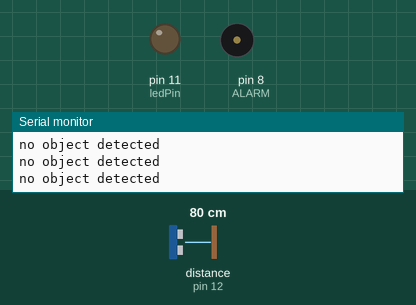
Bench run of a sketch on a simulated Arduino Uno, built with avr-gcc and run on an emulated ATmega328P. Parts: output pins drawn as LEDs (lit = HIGH), buzzer (waves = sounding), the last lines printed to the serial monitor. Wiring (inferred from the names in the program): ultrasonic range finder: trigger pin 13; echo pin 12. Dashed ring = blinking. Inputs (shaded band) come from the test bench; at power-on: distance to the obstacle (sensor on pin 12) 80 cm. The echo pulse lasts 58.3 µs per cm; pins used as bus, display or sensor lines are not drawn.

Above: at 1.2 s.
1.3 s: distance to the obstacle (sensor on pin 12) set to 45 cm
2.8 s: distance to the obstacle (sensor on pin 12) set to 38 cm
At 3.12 s:
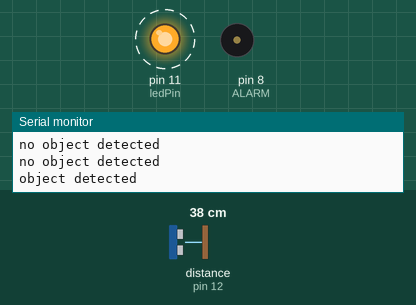
5.8 s: distance to the obstacle (sensor on pin 12) set to 60 cm
At 5.8 s:
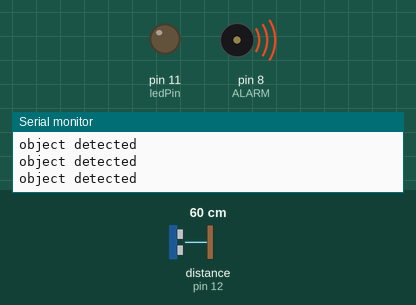
7.3 s: distance to the obstacle (sensor on pin 12) set to 2 cm
At 7.65 s:
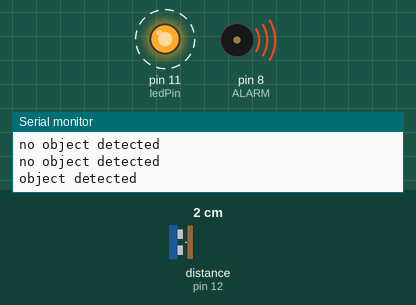
Timing chart, 0 to 11.3 s (numbered marks = the images above; inputs shaded):
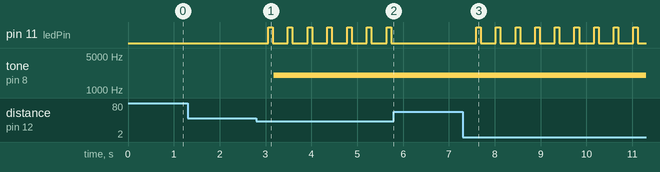

The sketch:

deuralarm.ino
```cpp
/*
HC-SR04 Deur alarm op een breadboard]

Allereerst koppel je de VCC en GND van de fabschoolino aan de + en - op het breadboardje
VCC arduino naar breadboard + baan; GND fabschoolino naar breadboard - baan

Prik de Ultrasone sensor (de HC-SR04) in het breadboardje en zorg dat de VCC en GnD
verbonden zijn met de + en - baantjes.

Verbind de volgende componenten aan de fabschoolino:
- Speaker/Boxje: rode draadje aan pin 8, de ander aan het - baantje
- led: lange poot aan pin 11 (vergeet niet er een weertand tussen te plaatsen
    korte poot aan de -
- HC-SR04: De volgende pinnen van de sensor koppel je aan de fabschoolino:
    Trigger pin 12
    Echo  pin 13

Meer info: http://fabschoolino.waag.org
Code and dutch comments for use with the fabschoolino by Henk http://fabschoolino.waag.org
*/

#include <NewTone.h> //extra bibliotheek met meer geluiden

/* geef aan welke pinnen waarvoor gebruikt worden */
#define trigPin 13
#define echoPin 12
#define ledPin  11
#define ALARM 8
    float sinVal;
    int toneVal;

/* geef aan welke pinnen in- danwel output pinnen zijn*/
void setup() {
  Serial.begin (9600);
  pinMode(trigPin, OUTPUT);
  pinMode(echoPin, INPUT);
  pinMode(ALARM, OUTPUT);
  pinMode(ledPin, OUTPUT);
}

/* hier begint het programma */
void loop() {

/* bereken de afstand tot een object voor de ultrasone sensor */
  int duration, distance;
  digitalWrite(trigPin, HIGH);
  delayMicroseconds(1000);
  digitalWrite(trigPin, LOW);
  duration = pulseIn(echoPin, HIGH); /* als de ping ontvangen wordt, */
  distance = (duration/2) / 29.1; /* wordt hier de afstand bepaald */

/* als de afstand groter is dan 40cm doe dan niets */
  if (distance >= 40 || distance <= 0){
    Serial.println("no object detected");
    noNewTone();
    digitalWrite(ledPin,LOW);
  }

/* in andere gevallen laat hier weten dat er een object gezien is */
  else {
    Serial.println("object detected");
  alarm();
  }
  delay(300);
}

/* en hier zet je het alarm aan: dus je laat de led knipperen en stuurt een NewTone naar de speakers */
    void alarm(){
    digitalWrite(ledPin,HIGH);
    delay(100);
    digitalWrite(ledPin,LOW);
       for (int x=0; x<180; x++) {
        // convert degrees to radians then obtain sin value
        sinVal = (sin(x*(3.1412/180)));
        // generate a frequency from the sin value
        toneVal = 2000+(int(sinVal*1000));
        NewTone(ALARM, toneVal);

      }
    }
```

Measured:
- the behaviour switches between 41 and 40 cm on distance to the obstacle (sensor on pin 12) (found by bisection; images 0 and 1)
- after the input at 2.8 s, pin 11 (ledPin): alternates HIGH for 0.10 s and LOW for 0.33 s, starting after 0.26 s; tone on pin 8 (ALARM): silent → 2017 Hz after 0.38 s
- after the input at 5.8 s, pin 11 (ledPin): stops changing and stays LOW
- after the input at 7.3 s, pin 11 (ledPin): alternates HIGH for 0.10 s and LOW for 0.33 s, starting after 0.30 s
